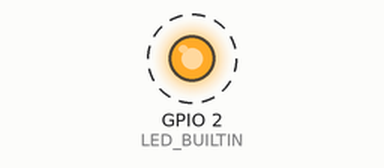
This program was run on a simulated ESP32. On the bench: output pins drawn as LEDs (lit = HIGH). Dashed ring = blinking. What the program prints to the serial monitor is not drawn.

Above: at 1.2 s.
Timing chart, 0 to 4.0 s (numbered marks = the images above):
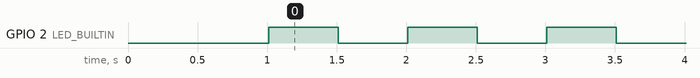

The program:

main.cpp
```cpp
#include <Arduino.h>

#ifndef LED_BUILTIN
#define LED_BUILTIN 2
#endif

void setup() {
  Serial.begin(115200);
  delay(1000);

  pinMode(LED_BUILTIN, OUTPUT);

  Serial.println();
  Serial.println("=== Test ESP32 ===");
  Serial.printf("Puce        : %s (rev %d)\n", ESP.getChipModel(), ESP.getChipRevision());
  Serial.printf("Coeurs      : %d\n", ESP.getChipCores());
  Serial.printf("Frequence   : %d MHz\n", ESP.getCpuFreqMHz());
  Serial.printf("Flash       : %u Ko\n", ESP.getFlashChipSize() / 1024);
  Serial.printf("RAM libre   : %u octets\n", ESP.getFreeHeap());
  Serial.printf("MAC         : %012llX\n", ESP.getEfuseMac());
  Serial.println("==================");
}

void loop() {
  static uint32_t compteur = 0;

  digitalWrite(LED_BUILTIN, HIGH);
  delay(500);
  digitalWrite(LED_BUILTIN, LOW);
  delay(500);

  Serial.printf("Tick %lu - uptime %lu s\n", (unsigned long)++compteur, millis() / 1000);
}
```

Measured:
- by itself, GPIO 2 (LED_BUILTIN): alternates HIGH for 0.50 s and LOW for 0.50 s
